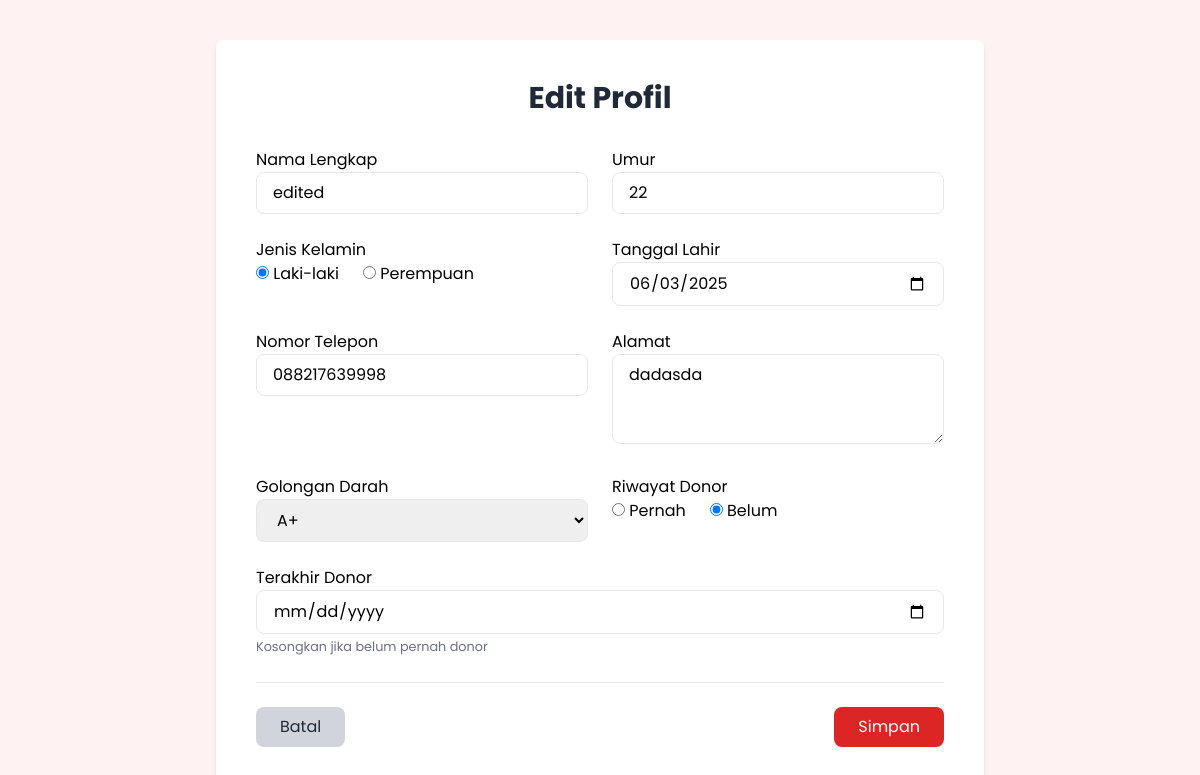
/users/edit.php (signed in), run on an earlier commit of the app's database.
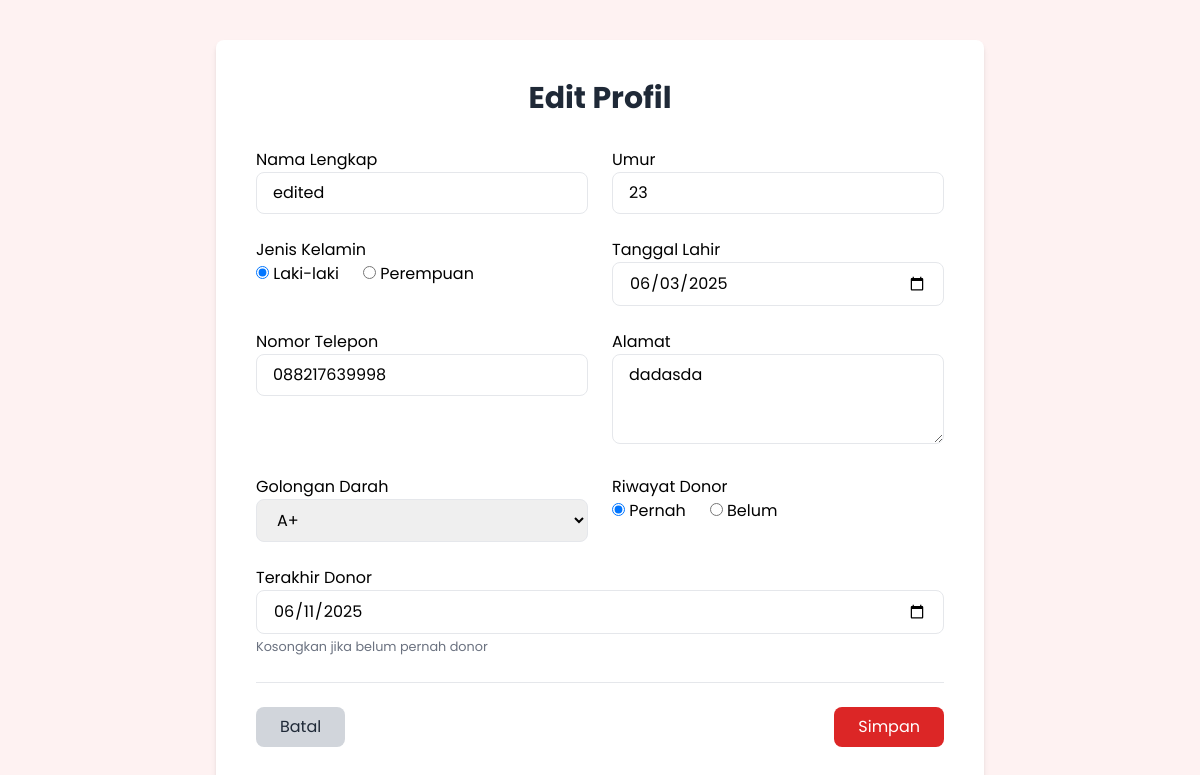
And on a later commit of the database.
### tables this page shows
CREATE TABLE IF NOT EXISTS `users` (
  `id` int NOT NULL AUTO_INCREMENT,
  `username` varchar(100) NOT NULL,
  `email` varchar(100) NOT NULL,
  `password` varchar(255) NOT NULL,
  `fullname` varchar(255) NOT NULL,
  `status` enum('active','inactive') NOT NULL DEFAULT 'active',
  `age` int NOT NULL,
  `phone` varchar(20) NOT NULL DEFAULT '',
  `address` text NOT NULL,
  `blood_type_id` int NOT NULL,
  `birth_date` date NOT NULL,
  `gender` enum('male','female') NOT NULL,
  `donation_history` enum('y','n') NOT NULL,
  `last_donation` date DEFAULT NULL,
  `created_at` timestamp NOT NULL DEFAULT CURRENT_TIMESTAMP,
  `updated_at` timestamp NOT NULL DEFAULT CURRENT_TIMESTAMP,
  PRIMARY KEY (`id`),
  UNIQUE KEY `username` (`username`),
  UNIQUE KEY `email` (`email`),
  KEY `blood_type` (`blood_type_id`),
  CONSTRAINT `blood_type` FOREIGN KEY (`blood_type_id`) REFERENCES `blood_types` (`id`)
);

CREATE TABLE IF NOT EXISTS `blood_types` (
  `id` int NOT NULL AUTO_INCREMENT,
  `type` varchar(2) NOT NULL,
  `rhesus` enum('-','+') NOT NULL,
  `created_at` timestamp NOT NULL DEFAULT CURRENT_TIMESTAMP,
  `updated_at` timestamp NOT NULL DEFAULT CURRENT_TIMESTAMP,
  PRIMARY KEY (`id`)
);

### users/edit.php (the view, shortened to what this page needs)
<?php
require_once('../db/config.php');
$username = $_SESSION['username'];
$query = "SELECT u.*, bt.type, bt.rhesus FROM users u
          JOIN blood_types bt ON u.blood_type_id = bt.id
          WHERE u.username = ?";
$stmt = $db->prepare($query);
$stmt->bind_param("s", $username);
$stmt->execute();
$result = $stmt->get_result();
$user = $result->fetch_assoc();
$blood_types_result = $db->query("SELECT * FROM blood_types");
$blood_types = $blood_types_result->fetch_all(MYSQLI_ASSOC);
?>
<!DOCTYPE html>
<html lang="id">
<head>
  <script src="https://cdn.tailwindcss.com"></script>
</head>
<body class="bg-red-50 font-['Poppins'] min-h-screen flex items-center justify-center p-4">
  <div class="container mx-auto px-4 py-6">
    <div class="bg-white p-6 md:p-10 rounded-lg shadow-md max-w-3xl mx-auto">
      <h1 class="text-3xl font-bold mb-8 text-center text-gray-800">Edit Profil</h1>
      <form method="POST" class="space-y-6">
        <div class="grid grid-cols-1 md:grid-cols-2 gap-6">
          <div>
            <label>Nama Lengkap</label>
            <input type="text" name="fullname" value="<?= htmlspecialchars($user['fullname']) ?>" required
              class="w-full px-4 py-2 border rounded-lg focus:ring-2 focus:ring-red-400">
          </div>
          <div>
            <label>Umur</label>
            <input type="number" name="age" value="<?= $user['age'] ?>" min="17" max="65" required
              class="w-full px-4 py-2 border rounded-lg focus:ring-2 focus:ring-red-400">
          </div>
          <div>
            <label>Jenis Kelamin</label>
            <div class="flex items-center gap-6">
              <label><input type="radio" name="gender" value="male" <?= $user['gender'] == 'male' ? 'checked' : '' ?>> Laki-laki</label>
              <label><input type="radio" name="gender" value="female" <?= $user['gender'] == 'female' ? 'checked' : '' ?>> Perempuan</label>
            </div>
          </div>
          <div>
            <label>Tanggal Lahir</label>
            <input type="date" name="birth_date" value="<?= $user['birth_date'] ?>" required
              class="w-full px-4 py-2 border rounded-lg focus:ring-2 focus:ring-red-400">
          </div>
          <div>
            <label>Nomor Telepon</label>
            <input type="text" name="phone" value="<?= htmlspecialchars($user['phone']) ?>" required
              class="w-full px-4 py-2 border rounded-lg focus:ring-2 focus:ring-red-400">
          </div>
          <div>
            <label>Alamat</label>
            <textarea name="address" rows="3" required class="w-full px-4 py-2 border rounded-lg focus:ring-2 focus:ring-red-400"><?= htmlspecialchars($user['address']) ?></textarea>
          </div>
          <div>
            <label>Golongan Darah</label>
            <select name="blood_type" class="w-full px-4 py-2 border rounded-lg focus:ring-2 focus:ring-red-400" required>
              <?php foreach ($blood_types as $bt): ?>
                <option value="<?= $bt['id'] ?>" <?= $user['blood_type_id'] == $bt['id'] ? 'selected' : '' ?>>
                  <?= strtoupper($bt['type'] . $bt['rhesus']) ?>
                </option>
              <?php endforeach; ?>
            </select>
          </div>
          <div>
            <label>Riwayat Donor</label>
            <div class="flex items-center gap-6">
              <label><input type="radio" name="donation_history" value="y" <?= $user['donation_history'] == 'y' ? 'checked' : '' ?>> Pernah</label>
              <label><input type="radio" name="donation_history" value="n" <?= $user['donation_history'] == 'n' ? 'checked' : '' ?>> Belum</label>
            </div>
          </div>
          <div class="md:col-span-2">
            <label>Terakhir Donor</label>
            <input type="date" name="last_donation" value="<?= $user['last_donation'] ?>" class="w-full px-4 py-2 border rounded-lg focus:ring-2 focus:ring-red-400">
            <small class="text-gray-500">Kosongkan jika belum pernah donor</small>
          </div>
        </div>
        <div class="flex justify-between pt-6 border-t">
          <a href="profil.php" class="bg-gray-300 hover:bg-gray-400 text-gray-800 px-6 py-2 rounded-lg">Batal</a>
          <button type="submit" class="bg-red-600 hover:bg-red-700 text-white px-6 py-2 rounded-lg">Simpan</button>
        </div>
      </form>
    </div>
  </div>
</body>
</html>

What changed in the data, as far as the page shows it:
changed users "edited": age "22" → "23"; donation_history "☐ Pernah" → "☑ Pernah"; donation_history "☑ Belum" → "☐ Belum"; last_donation (not shown) → "06/11/2025"
